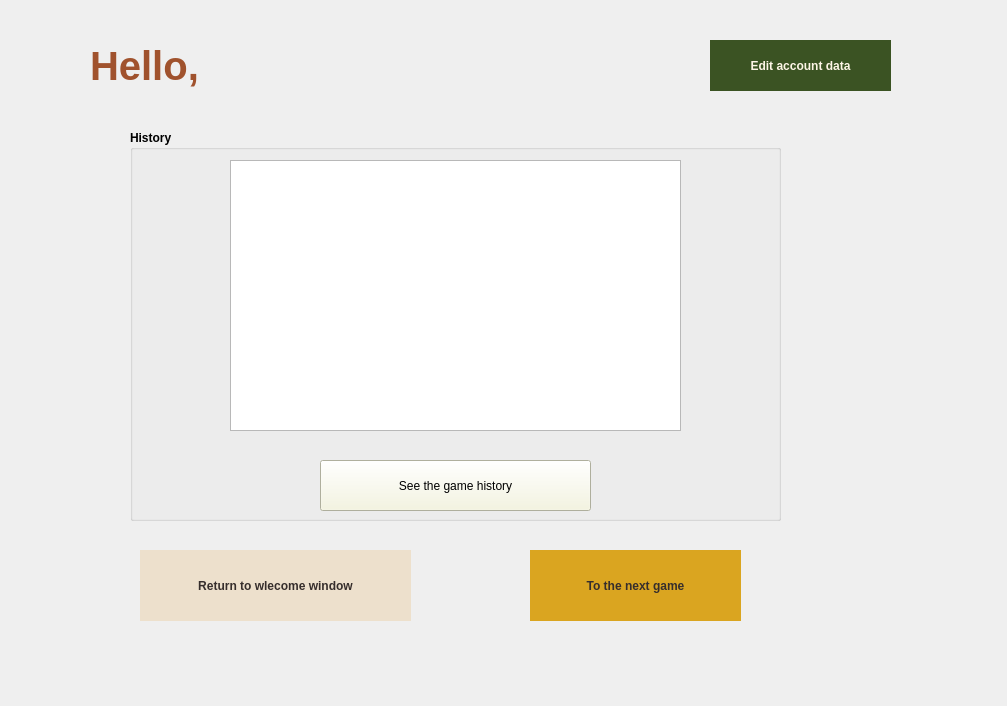
<?xml version="1.0" encoding="UTF-8"?>
<ui version="4.0">
 <class>Profile</class>
 <widget class="QDialog" name="Profile">
  <property name="geometry">
   <rect>
    <x>0</x>
    <y>0</y>
    <width>1007</width>
    <height>706</height>
   </rect>
  </property>
  <property name="font">
   <font>
    <bold>true</bold>
   </font>
  </property>
  <property name="windowTitle">
   <string>Dialog</string>
  </property>
  <property name="styleSheet">
   <string notr="true">.Profile {
   border-image: url(:/res/CSS/f9090857-a77b-48ce-a267-c997b3b21055.png) 0 0 0 0 stretch stretch;
    opacity: 0.5; /* Adjust the opacity value as needed (0.0 to 1.0) */
    /* Other background properties */
    background-size: cover; /* Ensure the background image covers the entire element */
    background-position: center; /* Center the background image */
    /* Add more background properties as needed */
	background-repeat: no-repeat;
}
</string>
  </property>
  <widget class="QLabel" name="Header">
   <property name="geometry">
    <rect>
     <x>90</x>
     <y>30</y>
     <width>541</width>
     <height>71</height>
    </rect>
   </property>
   <property name="font">
    <font>
     <pointsize>30</pointsize>
     <bold>true</bold>
    </font>
   </property>
   <property name="styleSheet">
    <string notr="true">color:#A0522D</string>
   </property>
   <property name="text">
    <string>Hello, </string>
   </property>
  </widget>
  <widget class="QPushButton" name="ToWelcome">
   <property name="geometry">
    <rect>
     <x>140</x>
     <y>550</y>
     <width>271</width>
     <height>71</height>
    </rect>
   </property>
   <property name="styleSheet">
    <string notr="true">QPushButton {
    background-color:#EDE0CC ;
    color:#362E2C;
  
	font: 700 12pt &quot;Segoe UI&quot;;
    border: 0px solid black;
    border-radius: 0px;
    padding: 5px;
}

QPushButton:hover {
    background-color: lightblue;
}
QPushButton:pressed {
    background-color: navy;
    color: lightblue;
}</string>
   </property>
   <property name="text">
    <string>Return to wlecome window</string>
   </property>
  </widget>
  <widget class="QGroupBox" name="groupBox">
   <property name="geometry">
    <rect>
     <x>130</x>
     <y>130</y>
     <width>651</width>
     <height>391</height>
    </rect>
   </property>
   <property name="styleSheet">
    <string notr="true"/>
   </property>
   <property name="title">
    <string>History</string>
   </property>
   <widget class="QTableView" name="games_history">
    <property name="geometry">
     <rect>
      <x>100</x>
      <y>30</y>
      <width>451</width>
      <height>271</height>
     </rect>
    </property>
   </widget>
   <widget class="QPushButton" name="game_history">
    <property name="geometry">
     <rect>
      <x>190</x>
      <y>330</y>
      <width>271</width>
      <height>51</height>
     </rect>
    </property>
    <property name="styleSheet">
     <string notr="true">  background-color:  #F5F5DC</string>
    </property>
    <property name="text">
     <string>See the game history</string>
    </property>
   </widget>
  </widget>
  <widget class="QPushButton" name="EditAccountData">
   <property name="geometry">
    <rect>
     <x>710</x>
     <y>40</y>
     <width>181</width>
     <height>51</height>
    </rect>
   </property>
   <property name="styleSheet">
    <string notr="true">QPushButton {
    background-color:#3B5323 ;
    color: #FDF5E6;
font: 700 12pt &quot;Segoe UI&quot;;
    border: 0px solid black;
    border-radius: 0px;
    padding: 5px;
}

QPushButton:hover {
    background-color: #362E2C;
}
QPushButton:pressed {
      background-color: #3B5323;
    color: #FDF5E6;
}</string>
   </property>
   <property name="text">
    <string>Edit account data</string>
   </property>
  </widget>
  <widget class="QPushButton" name="ToNextGame">
   <property name="geometry">
    <rect>
     <x>530</x>
     <y>550</y>
     <width>211</width>
     <height>71</height>
    </rect>
   </property>
   <property name="styleSheet">
    <string notr="true">QPushButton {
    background-color:#DAA520 ;
    color: #362E2C;
  
	font: 700 14pt &quot;Segoe UI&quot;;
    border: 0px solid black;
    border-radius: 0px;
    padding: 5px;
}

QPushButton:hover {
    background-color: #EDE0CC;
}
QPushButton:pressed {
  background-color:#DAA520;
    color: #362E2C;
  
}</string>
   </property>
   <property name="text">
    <string>To the next game</string>
   </property>
  </widget>
 </widget>
 <resources/>
 <connections/>
</ui>
